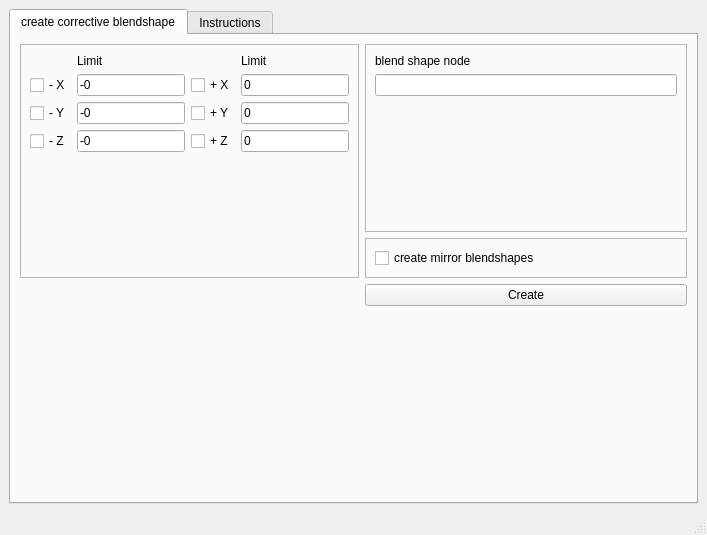
<?xml version="1.0" encoding="UTF-8"?>
<ui version="4.0">
 <class>JT_createCorrectiveBlendShapes</class>
 <widget class="QMainWindow" name="JT_createCorrectiveBlendShapes">
  <property name="geometry">
   <rect>
    <x>0</x>
    <y>0</y>
    <width>707</width>
    <height>535</height>
   </rect>
  </property>
  <property name="windowTitle">
   <string>JT_createCorrectiveBlendShapes</string>
  </property>
  <widget class="QWidget" name="centralwidget">
   <layout class="QGridLayout" name="gridLayout_2">
    <item row="0" column="0">
     <widget class="QTabWidget" name="tabWidget">
      <property name="currentIndex">
       <number>0</number>
      </property>
      <widget class="QWidget" name="tab">
       <attribute name="title">
        <string>create corrective blendshape</string>
       </attribute>
       <layout class="QGridLayout" name="gridLayout_3">
        <item row="0" column="0" rowspan="2">
         <widget class="QFrame" name="frame_2">
          <property name="frameShape">
           <enum>QFrame::StyledPanel</enum>
          </property>
          <property name="frameShadow">
           <enum>QFrame::Raised</enum>
          </property>
          <layout class="QGridLayout" name="gridLayout">
           <item row="2" column="3">
            <widget class="QLineEdit" name="JT_createCorrectiveBlendShapes_XHigh">
             <property name="text">
              <string>0</string>
             </property>
            </widget>
           </item>
           <item row="3" column="3">
            <widget class="QLineEdit" name="JT_createCorrectiveBlendShapes_YHigh">
             <property name="text">
              <string>0</string>
             </property>
            </widget>
           </item>
           <item row="3" column="1">
            <widget class="QLineEdit" name="JT_createCorrectiveBlendShapes_YLow">
             <property name="text">
              <string>-0</string>
             </property>
            </widget>
           </item>
           <item row="4" column="1">
            <widget class="QLineEdit" name="JT_createCorrectiveBlendShapes_ZLow">
             <property name="text">
              <string>-0</string>
             </property>
            </widget>
           </item>
           <item row="4" column="3">
            <widget class="QLineEdit" name="JT_createCorrectiveBlendShapes_ZHigh">
             <property name="text">
              <string>0</string>
             </property>
            </widget>
           </item>
           <item row="2" column="1">
            <widget class="QLineEdit" name="JT_createCorrectiveBlendShapes_XLow">
             <property name="text">
              <string>-0</string>
             </property>
            </widget>
           </item>
           <item row="5" column="1">
            <spacer name="verticalSpacer_3">
             <property name="orientation">
              <enum>Qt::Vertical</enum>
             </property>
             <property name="sizeHint" stdset="0">
              <size>
               <width>20</width>
               <height>40</height>
              </size>
             </property>
            </spacer>
           </item>
           <item row="2" column="0">
            <widget class="QCheckBox" name="JT_createCorrectiveBlendShapes_XLow_Check">
             <property name="text">
              <string>- X</string>
             </property>
            </widget>
           </item>
           <item row="3" column="0">
            <widget class="QCheckBox" name="JT_createCorrectiveBlendShapes_YLow_Check">
             <property name="text">
              <string>- Y</string>
             </property>
            </widget>
           </item>
           <item row="4" column="0">
            <widget class="QCheckBox" name="JT_createCorrectiveBlendShapes_ZLow_Check">
             <property name="text">
              <string>- Z</string>
             </property>
            </widget>
           </item>
           <item row="2" column="2">
            <widget class="QCheckBox" name="JT_createCorrectiveBlendShapes_XHigh_Check">
             <property name="text">
              <string>+ X</string>
             </property>
            </widget>
           </item>
           <item row="3" column="2">
            <widget class="QCheckBox" name="JT_createCorrectiveBlendShapes_YHigh_Check">
             <property name="text">
              <string>+ Y</string>
             </property>
            </widget>
           </item>
           <item row="4" column="2">
            <widget class="QCheckBox" name="JT_createCorrectiveBlendShapes_ZHigh_Check">
             <property name="text">
              <string>+ Z</string>
             </property>
            </widget>
           </item>
           <item row="1" column="1">
            <widget class="QLabel" name="label">
             <property name="text">
              <string>Limit</string>
             </property>
            </widget>
           </item>
           <item row="1" column="3">
            <widget class="QLabel" name="label_2">
             <property name="text">
              <string>Limit</string>
             </property>
            </widget>
           </item>
          </layout>
         </widget>
        </item>
        <item row="0" column="1">
         <widget class="QFrame" name="frame_3">
          <property name="frameShape">
           <enum>QFrame::StyledPanel</enum>
          </property>
          <property name="frameShadow">
           <enum>QFrame::Raised</enum>
          </property>
          <layout class="QVBoxLayout" name="verticalLayout">
           <item>
            <widget class="QLabel" name="label_6">
             <property name="text">
              <string>blend shape node</string>
             </property>
            </widget>
           </item>
           <item>
            <widget class="QLineEdit" name="JT_createCorrectiveBlendShapes_BlendShape"/>
           </item>
           <item>
            <spacer name="verticalSpacer_2">
             <property name="orientation">
              <enum>Qt::Vertical</enum>
             </property>
             <property name="sizeHint" stdset="0">
              <size>
               <width>20</width>
               <height>40</height>
              </size>
             </property>
            </spacer>
           </item>
          </layout>
         </widget>
        </item>
        <item row="1" column="1">
         <widget class="QFrame" name="frame">
          <property name="frameShape">
           <enum>QFrame::StyledPanel</enum>
          </property>
          <property name="frameShadow">
           <enum>QFrame::Raised</enum>
          </property>
          <layout class="QVBoxLayout" name="verticalLayout_2">
           <item>
            <widget class="QCheckBox" name="JT_createCorrectiveBlendShapes_mirror">
             <property name="text">
              <string>create mirror blendshapes</string>
             </property>
            </widget>
           </item>
          </layout>
         </widget>
        </item>
        <item row="2" column="1">
         <widget class="QPushButton" name="JT_createCorrectiveBlendShapes_Create">
          <property name="text">
           <string>Create</string>
          </property>
          <property name="-command" stdset="0">
           <string>JT_createCorrectiveBlendShapes_Create</string>
          </property>
         </widget>
        </item>
        <item row="3" column="1">
         <spacer name="verticalSpacer">
          <property name="orientation">
           <enum>Qt::Vertical</enum>
          </property>
          <property name="sizeHint" stdset="0">
           <size>
            <width>20</width>
            <height>40</height>
           </size>
          </property>
         </spacer>
        </item>
       </layout>
      </widget>
      <widget class="QWidget" name="tab_2">
       <attribute name="title">
        <string>Instructions</string>
       </attribute>
       <layout class="QGridLayout" name="gridLayout_4">
        <item row="0" column="0">
         <widget class="QTextEdit" name="textEdit">
          <property name="html">
           <string>&lt;!DOCTYPE HTML PUBLIC &quot;-//W3C//DTD HTML 4.0//EN&quot; &quot;http://www.w3.org/TR/REC-html40/strict.dtd&quot;&gt;
&lt;html&gt;&lt;head&gt;&lt;meta name=&quot;qrichtext&quot; content=&quot;1&quot; /&gt;&lt;style type=&quot;text/css&quot;&gt;
p, li { white-space: pre-wrap; }
&lt;/style&gt;&lt;/head&gt;&lt;body style=&quot; font-family:'Lucida Grande'; font-size:13pt; font-weight:400; font-style:normal;&quot;&gt;
&lt;p style=&quot; margin-top:0px; margin-bottom:0px; margin-left:0px; margin-right:0px; -qt-block-indent:0; text-indent:0px;&quot;&gt;Use: &lt;/p&gt;
&lt;p style=&quot;-qt-paragraph-type:empty; margin-top:0px; margin-bottom:0px; margin-left:0px; margin-right:0px; -qt-block-indent:0; text-indent:0px;&quot;&gt;&lt;/p&gt;
&lt;p style=&quot; margin-top:0px; margin-bottom:0px; margin-left:0px; margin-right:0px; -qt-block-indent:0; text-indent:0px;&quot;&gt;First select the driving bone and then the mesh to be deformed.&lt;/p&gt;
&lt;p style=&quot;-qt-paragraph-type:empty; margin-top:0px; margin-bottom:0px; margin-left:0px; margin-right:0px; -qt-block-indent:0; text-indent:0px;&quot;&gt;&lt;/p&gt;
&lt;p style=&quot; margin-top:0px; margin-bottom:0px; margin-left:0px; margin-right:0px; -qt-block-indent:0; text-indent:0px;&quot;&gt;Next set the axis you want the blendshapes to be applied to and the rotation limits of the corrective blendshapes.&lt;/p&gt;
&lt;p style=&quot;-qt-paragraph-type:empty; margin-top:0px; margin-bottom:0px; margin-left:0px; margin-right:0px; -qt-block-indent:0; text-indent:0px;&quot;&gt;&lt;/p&gt;
&lt;p style=&quot; margin-top:0px; margin-bottom:0px; margin-left:0px; margin-right:0px; -qt-block-indent:0; text-indent:0px;&quot;&gt;If you woudl like to add the blendshapes to an existing node put its name in the 'blend shape node' box.&lt;/p&gt;
&lt;p style=&quot;-qt-paragraph-type:empty; margin-top:0px; margin-bottom:0px; margin-left:0px; margin-right:0px; -qt-block-indent:0; text-indent:0px;&quot;&gt;&lt;/p&gt;
&lt;p style=&quot; margin-top:0px; margin-bottom:0px; margin-left:0px; margin-right:0px; -qt-block-indent:0; text-indent:0px;&quot;&gt;If you turn on mirroring you must select the right hand joint, the right joint name must begin with the prefix &amp;quot;_R&amp;quot; and the left with &amp;quot;_L&amp;quot;.&lt;/p&gt;&lt;/body&gt;&lt;/html&gt;</string>
          </property>
         </widget>
        </item>
       </layout>
      </widget>
     </widget>
    </item>
   </layout>
  </widget>
  <widget class="QStatusBar" name="statusbar"/>
 </widget>
 <tabstops>
  <tabstop>JT_createCorrectiveBlendShapes_XLow</tabstop>
  <tabstop>JT_createCorrectiveBlendShapes_XHigh</tabstop>
  <tabstop>JT_createCorrectiveBlendShapes_YLow</tabstop>
  <tabstop>JT_createCorrectiveBlendShapes_YHigh</tabstop>
  <tabstop>JT_createCorrectiveBlendShapes_ZLow</tabstop>
  <tabstop>JT_createCorrectiveBlendShapes_ZHigh</tabstop>
  <tabstop>JT_createCorrectiveBlendShapes_XLow_Check</tabstop>
  <tabstop>JT_createCorrectiveBlendShapes_XHigh_Check</tabstop>
  <tabstop>JT_createCorrectiveBlendShapes_YLow_Check</tabstop>
  <tabstop>JT_createCorrectiveBlendShapes_YHigh_Check</tabstop>
  <tabstop>JT_createCorrectiveBlendShapes_ZLow_Check</tabstop>
  <tabstop>JT_createCorrectiveBlendShapes_ZHigh_Check</tabstop>
  <tabstop>JT_createCorrectiveBlendShapes_BlendShape</tabstop>
 </tabstops>
 <resources/>
 <connections/>
</ui>
